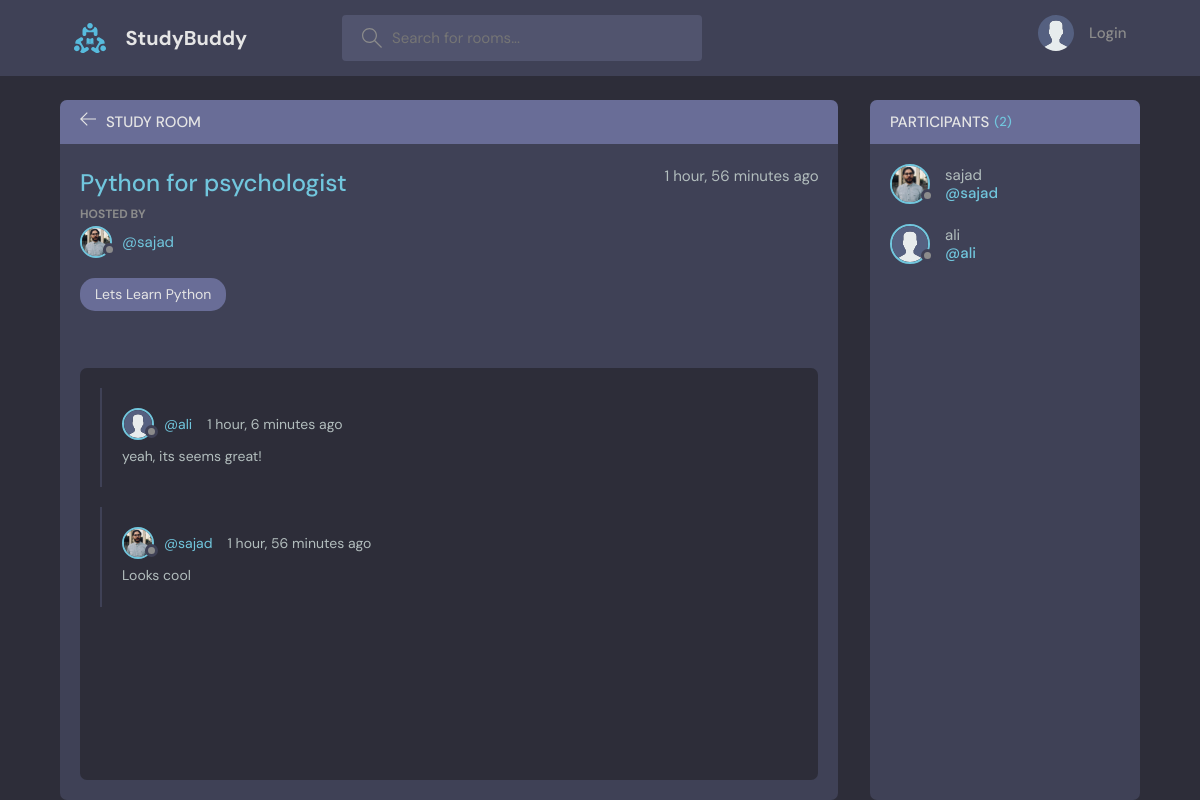
/room/1, run on the app's committed database.
### base/models.py (models this page shows, shortened)
class Room(models.Model):
    host = models.ForeignKey(User, on_delete=models.SET_NULL, null=True) #it's the user object who created the room
    topic = models.ForeignKey(Topic, on_delete=models.SET_NULL, null=True)
    name = models.CharField(max_length=200)
    description = models.TextField(null=True, blank=True)  #null = treu means it could not be empty blank is for form method
    participants = models.ManyToManyField(User, related_name='participants', blank=True)
    updated = models.DateTimeField(auto_now=True) #every single time save
    created = models.DateTimeField(auto_now_add=True) #first save or crate
    class Meta:
        ordering = ['-updated', '-created']

class User(AbstractUser):
    name = models.CharField(max_length=200, null=True)
    email = models.EmailField(unique=True, null=True)
    bio = models.TextField(null=True)
    avatar = models.ImageField(null=True, default='avatar.svg')
    USERNAME_FIELD = 'email'
    REQUIRED_FIELDS = []

class Topic(models.Model):
    name = models.TextField(max_length=200)
    def __str__(self):
        return self.name

class Message(models.Model):
    user = models.ForeignKey(User, on_delete=models.CASCADE)
    room = models.ForeignKey(Room, on_delete=models.CASCADE)
    body = models.TextField()
    updated = models.DateTimeField(auto_now=True) #every single time save
    created = models.DateTimeField(auto_now_add=True) #first save or crate
    class Meta:
        ordering = ['-updated', '-created']

### base/views.py (the view, shortened to what this page needs)
# urls.py: path('room/<str:pk>', views.room, name = 'room'),
def room(request, pk):
    room = Room.objects.get(id=pk)
    room_messages=room.message_set.all()
    participants=room.participants.all()
    context = {'room':room, 'room_messages':room_messages,
     'participants': participants}
    return render(request, 'base/room.html', context)

### base/templates/base/room.html (shortened to what this page needs)
{% extends 'main.html' %}
{% block content %}
    <main class="profile-page layout layout--2">
      <div class="container">
        <div class="room">
          <div class="room__top">
            <div class="room__topLeft">
              <a href="{% url 'home' %}">
                <svg version="1.1" xmlns="http://www.w3.org/2000/svg" width="32" height="32" viewBox="0 0 32 32">
                  <title>arrow-left</title>
                  <path
                    d="M13.723 2.286l-13.723 13.714 13.719 13.714 1.616-1.611-10.96-10.96h27.625v-2.286h-27.625l10.965-10.965-1.616-1.607z"
                  ></path>
                </svg>
              </a>
              <h3>Study Room</h3>
            </div>
          </div>
          <div class="room__box scroll">
            <div class="room__header scroll">
              <div class="room__info">
                <h3>{{room.name}}</h3>
                <span>{{room.created|timesince}} ago</span>
              </div>
              <div class="room__hosted">
                <p>Hosted By</p>
                <a href="{% url 'user-profile' room.host.id %}" class="room__author">
                  <div class="avatar avatar--small">
                    <img src="{{room.host.avatar.url}}" />
                  </div>
                  <span>@{{room.host.username}}</span>
                </a>
              </div>
              <span class="room__topics">{{room.topic}}</span>
            </div>
            <div class="room__conversation">
              <div class="threads scroll">
                {% for message in room_messages %}
                <div class="thread">
                  <div class="thread__top">
                    <div class="thread__author">
                      <a href="{% url 'user-profile' message.user.id %}" class="thread__authorInfo">
                        <div class="avatar avatar--small">
                          <img src="{{message.user.avatar.url}}" />
                        </div>
                        <span>@{{message.user.username}}</span>
                      </a>
                      <span class="thread__date">{{message.created|timesince}} ago</span>
                    </div>
                  </div>
                  <div class="thread__details">
                  {{message.body}}
                  </div>
                </div>
                {% endfor %}
              </div>
            </div>
          </div>
        </div>
        <div class="participants">
          <h3 class="participants__top">Participants <span>({{participants.count}})</span></h3>
          <div class="participants__list scroll">
            {% for user in participants %}
            <a href="{url 'user-profile' user.id %}" class="participant">
              <div class="avatar avatar--medium">
                <img src="{{user.avatar.url}}" />
              </div>
              <p>
                {{user.username}}
                <span>@{{user.username}}</span>
              </p>
            </a>
            {% endfor %}
          </div>
        </div>
      </div>
    </main>
{% endblock content %}

### data on the page
Room: name "Python for psychologist", created "1 hour, 56 minutes", host.avatar (picture), host.username "sajad", topic "Lets Learn Python"
Message: user.avatar (placeholder picture), user.username "ali", created "1 hour, 6 minutes", body "yeah, its seems great!"
Message: user.avatar (picture), user.username "sajad", created "1 hour, 56 minutes", body "Looks cool"
User: avatar (picture), username "sajad"
User: avatar (placeholder picture), username "ali"

### other printed values
{{ participants.count }} "2"
